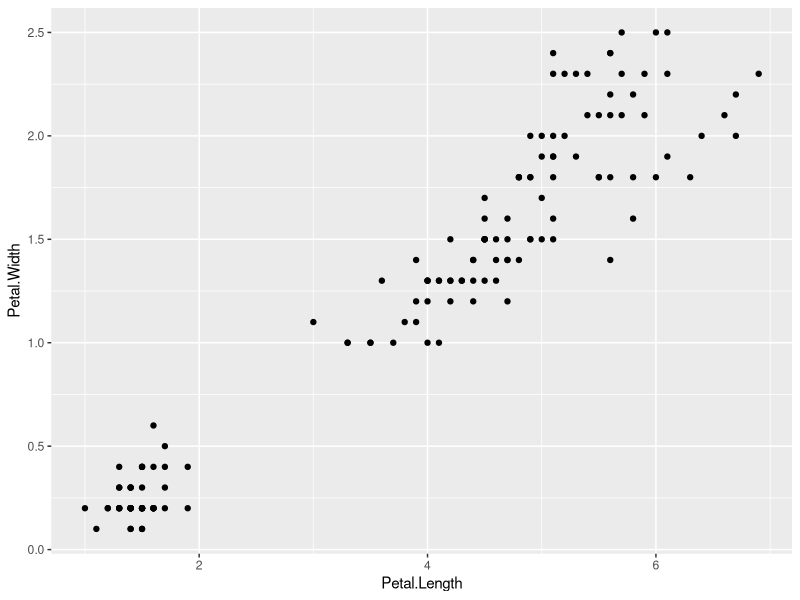
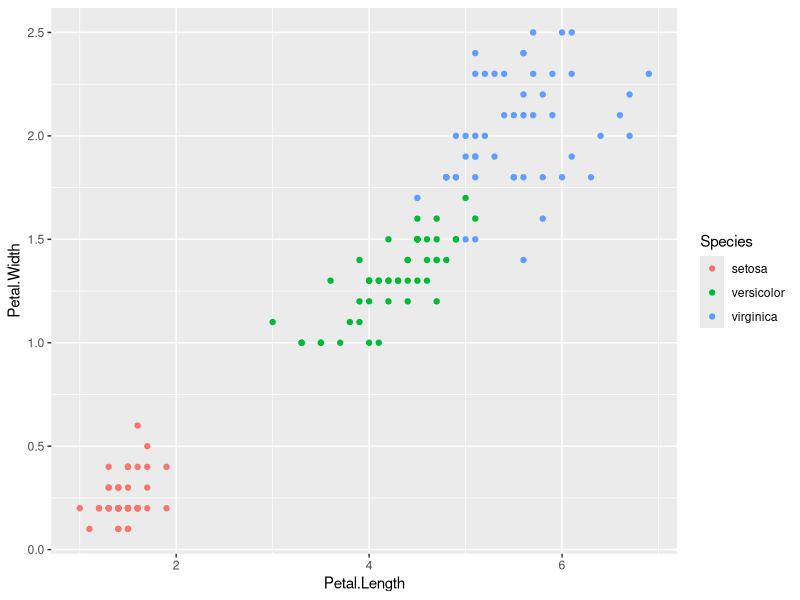
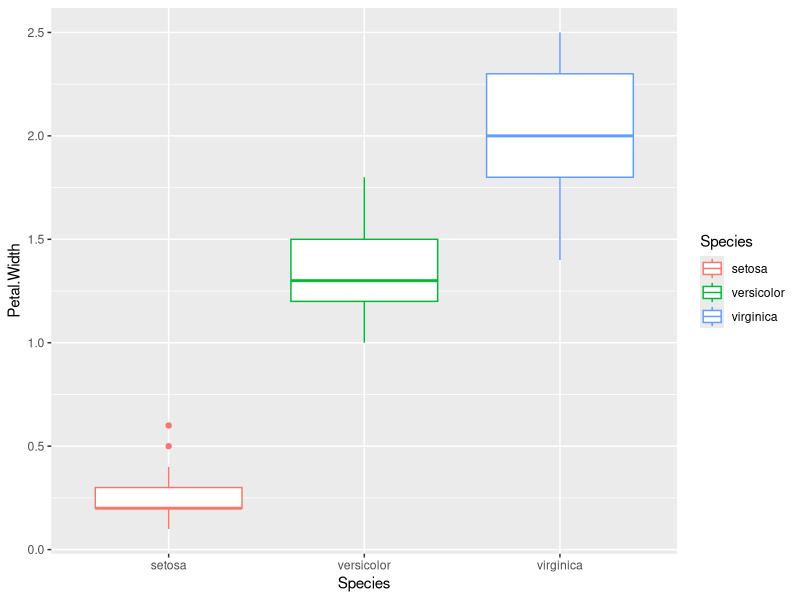
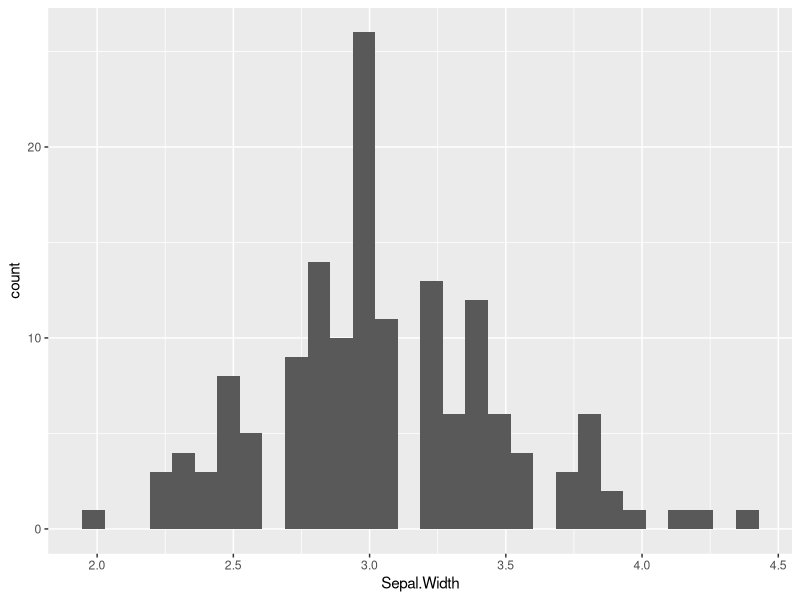
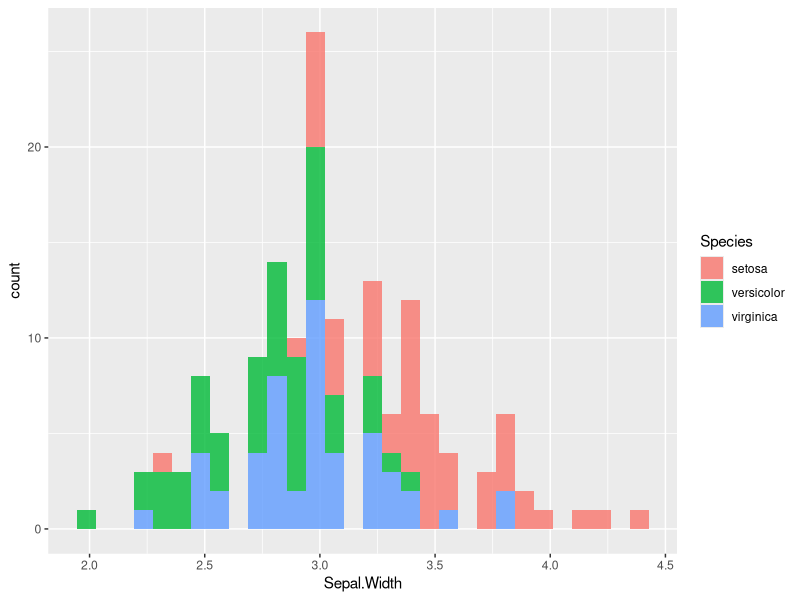
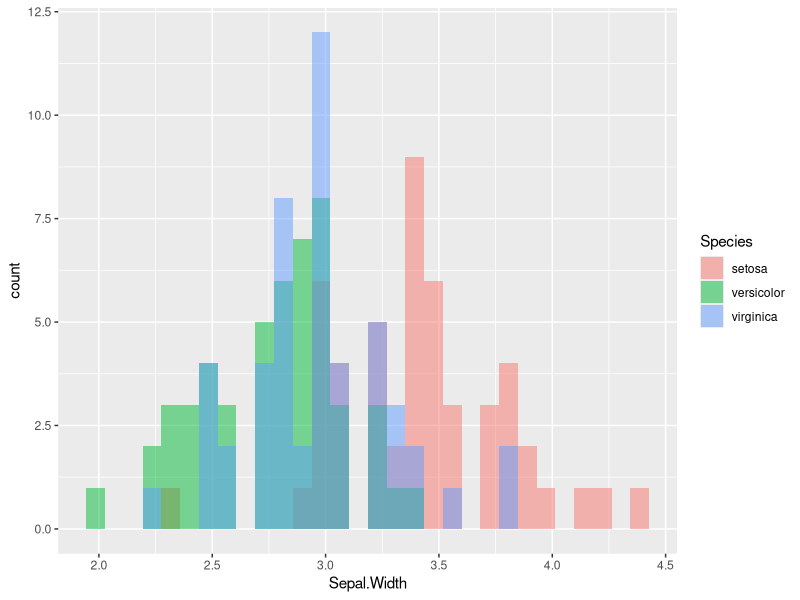
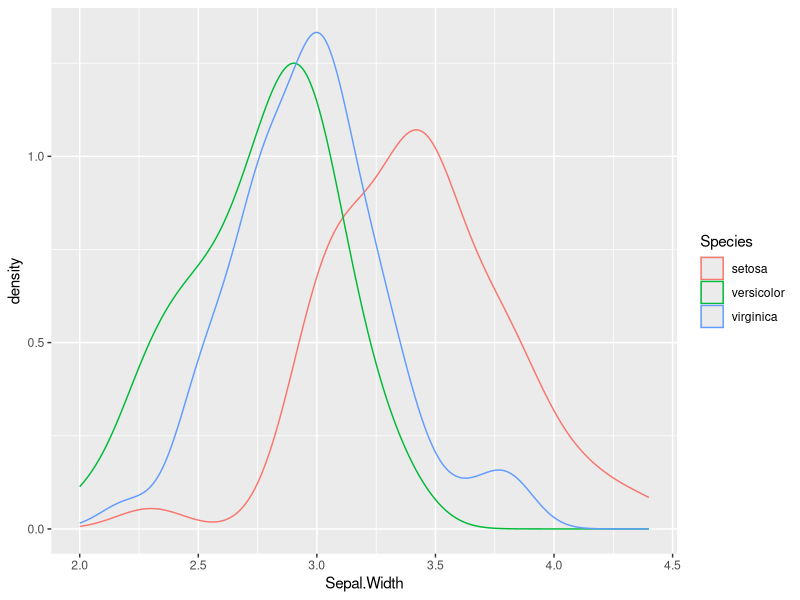
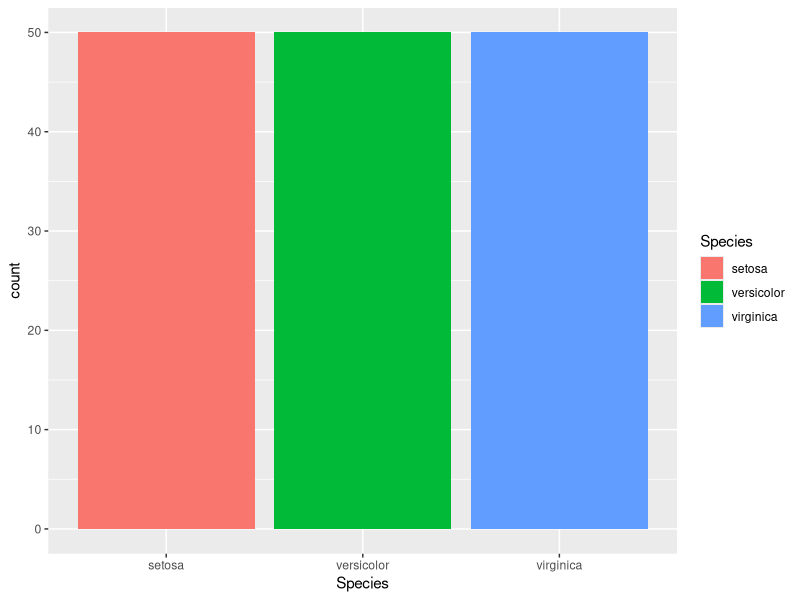

These figures' R source, in order:
## ---- chunk 1
library(tidyverse)
library(conflicted)

filter <- dplyr::filter

knitr::opts_chunk$set(echo = TRUE)
## ---- chunk 2
ggplot(iris, aes(x = Petal.Length, y = Petal.Width)) + 
  geom_point()
## ---- chunk 3
ggplot(iris, aes(x = Petal.Length, y = Petal.Width, color = Species)) + 
  geom_point()
## ---- chunk 4
ggplot(iris, aes(x = Species, y = Petal.Width, color = Species)) + 
  geom_boxplot()
## ---- chunk 5
ggplot(iris, aes(x = Sepal.Width)) + 
  geom_histogram()
## ---- chunk 6
# default histogram
ggplot(iris, aes(x = Sepal.Width, fill = Species)) + 
  geom_histogram(alpha = 0.8)
## ---- chunk 7
# use position = 'identity' for overlapping histograms
ggplot(iris, aes(x = Sepal.Width, fill = Species)) + 
  geom_histogram(position = 'identity', alpha = 0.5)
## ---- chunk 8
ggplot(iris, aes(x = Sepal.Width, color = Species)) + 
  geom_density() 
## ---- chunk 9
ggplot(iris, aes(x = Species, fill = Species)) + 
  geom_bar()
## ---- chunk 10
### geom_bar()
iris %>%
  count(Species) %>%

# have to give the count as the argument for y now
ggplot(aes(x = Species, y = n, fill = Species)) + 
  geom_bar(stat = 'identity')

### geom_col()
iris %>%
  count(Species) %>%
  
ggplot(aes(x = Species, y = n, fill = Species)) + 
  geom_col()
## ---- chunk 11
ggplot(iris, aes(x = Sepal.Width, y = Sepal.Length, color = Species)) + 
  geom_point()
## ---- chunk 12
  ggplot(iris, aes(x = Sepal.Width, y = Sepal.Length, color = Species)) + 
    geom_point() +
    geom_line()

iris %>% 
  #filter(Species != "versicolor") %>% 
  ggplot(aes(x = Sepal.Width, y = Sepal.Length, color = Species)) + 
    geom_point() +
    geom_line()
    
## ---- chunk 13
# with line of best fit
ggplot(iris, aes(x = Sepal.Width, y = Sepal.Length)) + 
  geom_point() + 
  geom_smooth(method = lm)

# if you color by something, each subgroup will automatically get it's own line
ggplot(iris, aes(x = Sepal.Width, y = Sepal.Length, color = Species)) + 
  geom_point() + 
  geom_smooth(method = lm)
## ---- chunk 14
ggplot(iris, aes(x = Species, y = Petal.Length, fill = Species)) + 
  geom_boxplot()
## ---- chunk 15
ggplot(iris, aes(x = Species, y = Petal.Length, fill = Species)) + 
  geom_violin()
## ---- chunk 16
ggplot(iris, aes(x = Species, y = Petal.Length, fill = Species)) + 
  geom_violin() + 
  geom_jitter()
## ---- chunk 17
# uncomment and install if you want
# install.packages('ggbeeswarm')
## ---- chunk 18
library(ggbeeswarm)

# example 1
ggplot(iris, aes(x = Species, y = Petal.Length, fill = Species)) + 
  geom_violin() + 
  geom_quasirandom()

# example 2 with modified method
ggplot(iris, aes(x = Species, y = Petal.Length, fill = Species)) + 
  geom_violin() + 
  geom_quasirandom(method = 'smiley')
## ---- chunk 19
ggplot(iris, aes(x = Sepal.Width, y = Sepal.Length, color = Species)) + 
  geom_point()
## ---- chunk 20
ggplot(iris, aes(x = Sepal.Width, y = Sepal.Length, shape = Species)) + 
  geom_point()
## ---- chunk 21
ggplot(iris, aes(x = Sepal.Width, y = Sepal.Length, size = Species)) + 
  geom_point()
## ---- chunk 22
ggplot(iris, aes(x = Sepal.Width, y = Sepal.Length, 
                 color = Petal.Width, 
                 shape = Species, 
                 size = Species)) + 
  geom_point()
## ---- chunk 23
# where we've had it
ggplot(iris, aes(x = Petal.Length, y = Petal.Width, color = Species)) + geom_point()

# I just want my points to be another color
ggplot(iris, aes(x = Petal.Length, y = Petal.Width)) + geom_point(color = 'deepskyblue')

# BUT if I put color = 'deepskyblue' instead an aes() it won't work; ggplot thinks it's a data feature
ggplot(iris, aes(x = Petal.Length, y = Petal.Width, color = 'deepskyblue')) + geom_point()

# ALSO if I DON'T put color = Species inside aes() it throws an error
# uncomment the line below and try
#ggplot(iris, aes(x = Petal.Length, y = Petal.Width)) + geom_point(color = 'Species')
## ---- chunk 24
# inside ggplot()
ggplot(iris, aes(x = Petal.Length, y = Petal.Width, color = Species)) + geom_point()

# inside geom_point()
ggplot(iris) + geom_point(aes(x = Petal.Length, y = Petal.Width, color = Species))
## ---- chunk 25
# without transparency
ggplot(iris, aes(x = Sepal.Width, y = Sepal.Length, color = Species)) + geom_point(size = 6)

# with transparency
ggplot(iris, aes(x = Sepal.Width, y = Sepal.Length, color = Species)) + geom_point(size = 6, alpha = 0.6)
## ---- chunk 26
ggplot(iris, aes(x = Sepal.Width, fill = Species)) + 
  geom_density() + 
  facet_grid(. ~ Species)
## ---- chunk 27
ggplot(iris, aes(x = Sepal.Width, fill = Species)) + geom_density() + facet_grid(Species ~ .)
## ---- chunk 28
ggplot(iris, aes(x = Sepal.Width, fill = Species)) + geom_density() + facet_wrap(. ~ Species)
## ---- chunk 29
# plot before labelling
ggplot(iris, aes(x = Sepal.Width, y = Sepal.Length, color = Species)) + geom_density_2d()

# with labels added
ggplot(iris, aes(x = Sepal.Width, y = Sepal.Length, color = Species)) + geom_point() + 
  labs(x = 'sepal width (cm)', y = 'sepal length (cm)', color = 'species')
## ---- chunk 30
ggplot(iris, aes(x = Sepal.Width, y = Sepal.Length, color = Species)) + geom_point() +
  scale_x_continuous(name = 'sepal width (cm)') +
  scale_y_continuous('sepal length (cm)') +
  scale_color_discrete('species')
## ---- chunk 31
# default theme
ggplot(iris, aes(x = Sepal.Width, y = Sepal.Length, color = Species)) + geom_point()
## ---- chunk 32
ggplot(iris, aes(x = Sepal.Width, y = Sepal.Length, color = Species)) + 
  geom_point() + 
  theme_classic()
## ---- chunk 33
ggplot(iris, aes(x = Sepal.Width, y = Sepal.Length, color = Species)) + geom_point() + theme_minimal()
## ---- chunk 34
ggplot(iris, aes(x = Sepal.Width, y = Sepal.Length, color = Species)) + geom_point() + theme_bw()
## ---- chunk 35
#install.packages('viridis')
## ---- chunk 36
library(viridis)
## ---- chunk 37
# two different ways of specifying a discrete scale; continuous is the default
ggplot(iris, aes(x = Sepal.Width, y = Sepal.Length, color = Species)) + 
  geom_point(size = 4) + 
  scale_color_viridis(discrete = TRUE)

### OR

ggplot(iris, aes(x = Sepal.Width, y = Sepal.Length, color = Species)) + geom_point(size = 4) + scale_color_viridis_d()
## ---- chunk 38
# default ggplot() continuous color scale
ggplot(iris, aes(x = Sepal.Width, y = Sepal.Length, color = Petal.Length)) + geom_point(size = 4)

# viridis continuous color scale
ggplot(iris, aes(x = Sepal.Width, y = Sepal.Length, color = Petal.Length)) + geom_point(size = 4) + scale_color_viridis()
